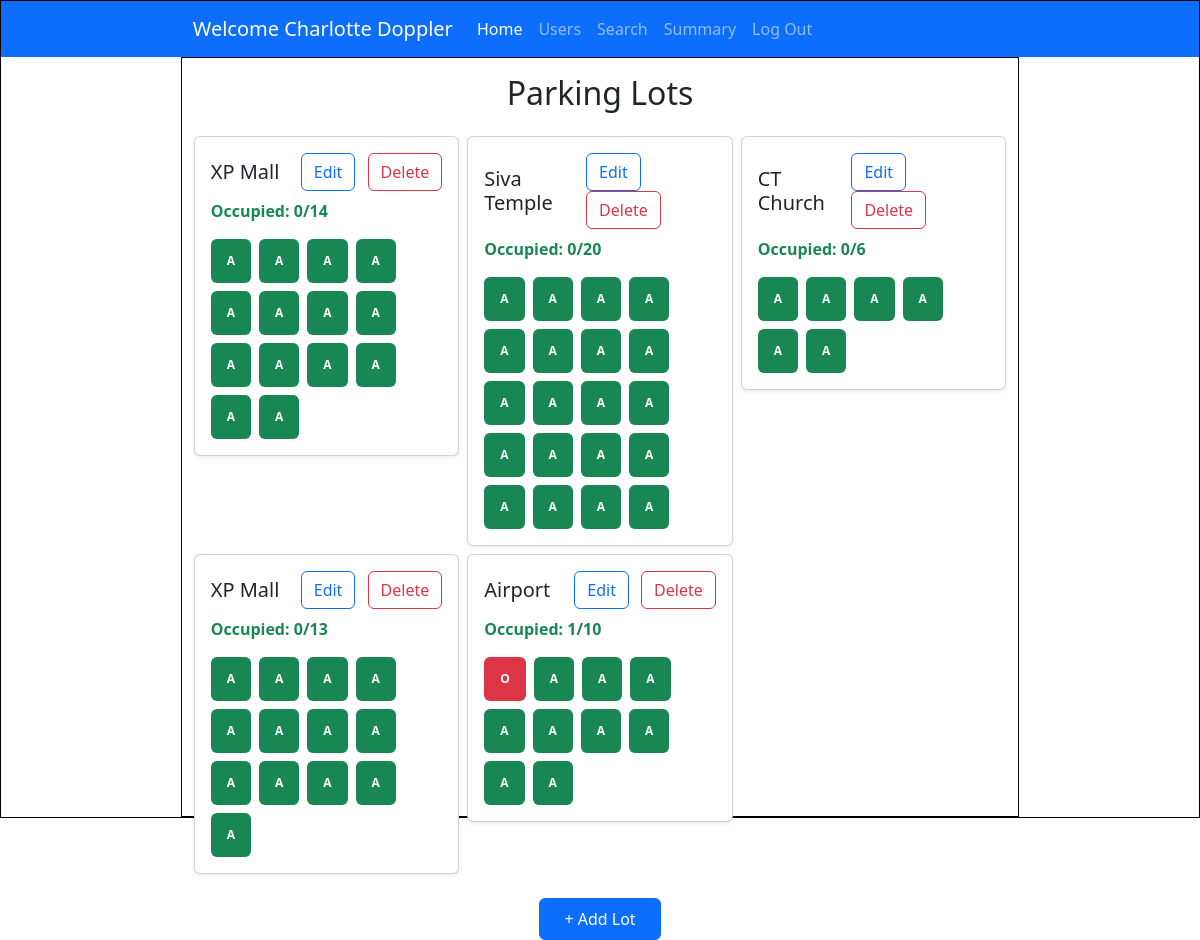
The page /admin_dashboard (signed in) on the database as committed earlier.
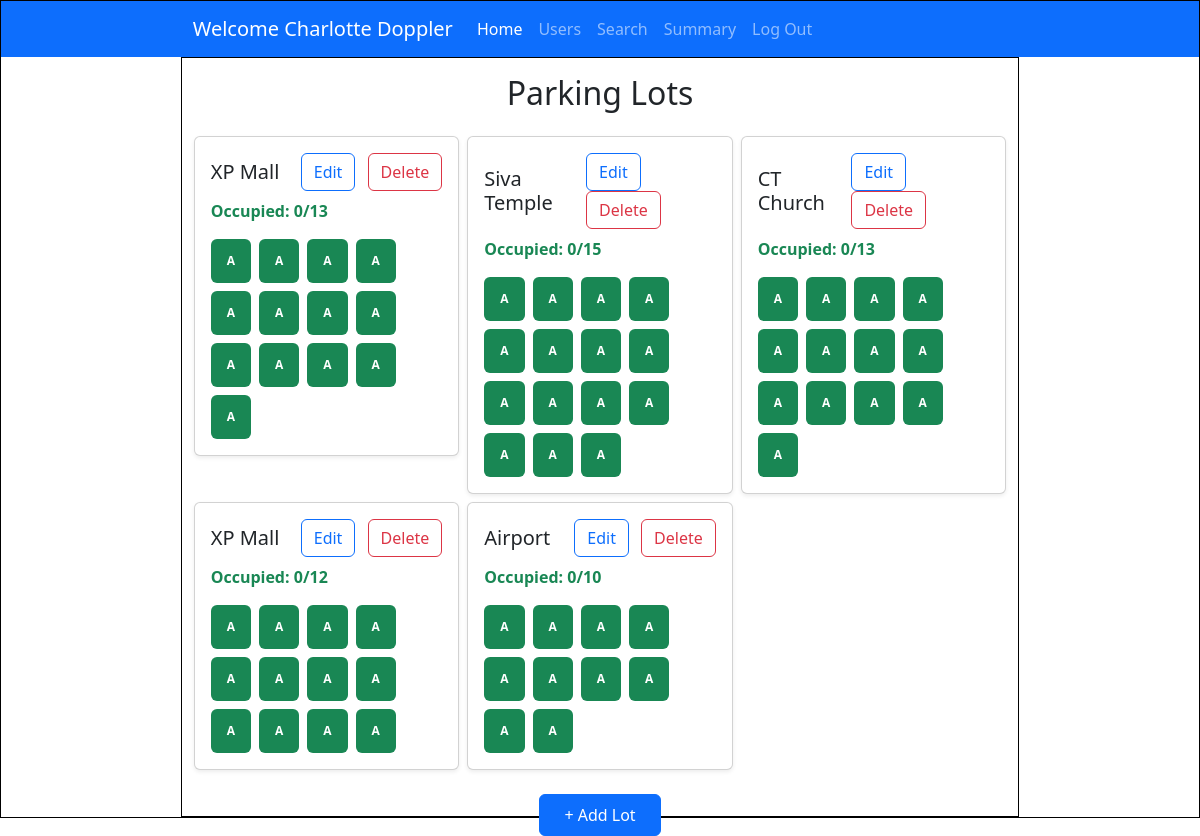
The same page on the database as committed later.
### controllers/models.py (models this page shows)
class User(db.Model, UserMixin):
    id = db.Column(db.Integer, primary_key=True)
    username = db.Column(db.String, unique=True, nullable = False)
    password = db.Column(db.String, nullable=False)
    name = db.Column(db.String, nullable=False)
    address = db.Column(db.String, nullable=False)
    type = db.Column(db.String, default="general")
    pincode = db.Column(db.String(6), nullable=False)
    reservations = db.relationship('Reservation', backref='user')

class ParkingLot(db.Model):
    id = db.Column(db.Integer, primary_key = True)
    prime_location_name = db.Column(db.String, nullable=False)
    price = db.Column(db.Integer, nullable=False)
    address = db.Column(db.String, nullable=False)
    pincode = db.Column(db.Integer,nullable = False)
    maximum_spots = db.Column(db.Integer, nullable=False)
    active = db.Column(db.Boolean, nullable=False, default=True)
    spots = db.relationship('ParkingSpot', backref='lot')

class ParkingSpot(db.Model):
    id = db.Column(db.Integer, primary_key = True)
    lot_id = db.Column(db.Integer, db.ForeignKey('parking_lot.id'), nullable=False)
    status = db.Column(db.String(1), nullable=False, default='A')
    active = db.Column(db.Boolean, nullable=False, default=True)
    reservations = db.relationship('Reservation', backref='spot')

### controllers/controller.py (the view)
@app.route('/admin_dashboard')
@login_required
def admin_dashboard():
    lots = ParkingLot.query.all()
    return render_template("admin_home.html", lots=lots, user=current_user)

### app.py (called while the page is built)
@login_manager.user_loader
def load_user(user_id):
    return User.query.get(int(user_id))

### templates/admin_home.html (shortened to what this page needs)
<!DOCTYPE html>
<html lang="en">
<head>
    <link href="https://cdn.jsdelivr.net/npm/bootstrap@5.3.6/dist/css/bootstrap.min.css" rel="stylesheet"
>
    <link rel="stylesheet" href="../static/style.css">
</head>
<body>
    <div id="main">
        <nav class="navbar navbar-expand-lg bg-primary" data-bs-theme="dark">
            <div class="container-fluid">
                <a class="navbar-brand" href="#">Welcome {{user.name}}</a>
                <div class="collapse navbar-collapse" id="navbarNavAltMarkup">
                    <div class="navbar-nav">
                        <a class="nav-link active" aria-current="page" href="#">Home</a>
                        <a class="nav-link" href="#">Users</a>
                        <a class="nav-link" href="#">Search</a>
                        <a class="nav-link" href="#">Summary</a>
                        <a class="nav-link" href="/login">Log Out</a>
                    </div>
                </div>
            </div>
        </nav>
        <div id="canvas">
            <div class="container mt-3">
                <h2 class="text-center mb-4">Parking Lots</h2>
                <div class="row row-cols-1 row-cols-md-2 row-cols-lg-3 g-2">
                    {% for lot in lots %}
                    <div class="col">
                        <div class="card h-200 shadow-sm">
                            <div class="card-body">
                                <div class="d-flex justify-content-between align-items-center mb-2">
                                    <h5 class="card-title mb-0">{{ lot.prime_location_name }}</h5>
                                    <div>
                                        <a href="{{ url_for('edit_lot', lot_id=lot.id) }}" type="button"
                                            class="btn btn-outline-primary me-2">Edit</a>
                                        <button type="button" class="btn btn-outline-danger" data-bs-toggle="modal"
                                         data-bs-target="#lotModal{{ lot.id }}">Delete</button>
                                    </div>
                                </div>
                                {% set total = lot.spots|selectattr("active", "equalto", 1)|list|length %}
                                {% set occupied = lot.spots|selectattr("status", "equalto", "O")|list|length %}
                                <p class="text-success fw-semibold">Occupied: {{ occupied }}/{{ total }}</p>
                                <div class="d-flex flex-wrap gap-2">
                                    {% for spot in lot.spots %}
                                    {% if spot.status == 'A' %}
                                    <a class="badge bg-success p-3" href="{{ url_for('view_spot', spot_id=spot.id) }}"
                                        style="text-decoration:none;">A</a>
                                    {% elif spot.status == 'O' %}
                                    <a class="badge bg-danger p-3" href="{{ url_for('view_spot', spot_id=spot.id) }}"
                                        style="text-decoration:none;">O</a>
                                    {% endif %}
                                    {% endfor %}
                                </div>
                            </div>
                        </div>
                    </div>
                    {% endfor %}
                </div>
                <div class="text-center mt-4">
                    <a href="/add_lot" class="btn btn-primary px-4 py-2">+ Add Lot</a>
                </div>
            </div>
        </div>
    </div>
</body>
</html>

### static/style.css (style rules this page uses)
* { margin: 0px; }
#main, #canvas { border: 1px solid black; }
#canvas { width: 70%; margin: auto; height: 760px; }
.navbar { padding-left: 15%; padding-right: 15%; }

Rows that differ between the two databases and show on the page:
changed ParkingLot (number 1 of 5 on the later page): maximum_spots "14" → "13"
changed ParkingLot "Siva Temple": maximum_spots "20" → "15"
changed ParkingLot "CT Church": maximum_spots "6" → "13"
changed ParkingLot (number 4 of 5 on the later page): maximum_spots "13" → "12"
computed for ParkingLot "Airport": active "1" → "0"
changed ParkingSpot (number 54 of 63 on the later page): status "O" → "A"
